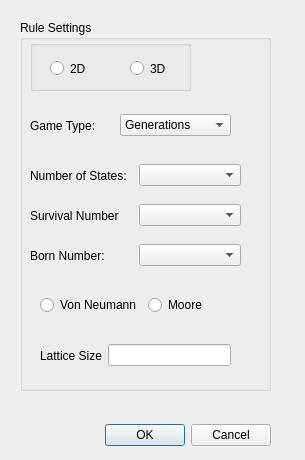
<?xml version="1.0" encoding="UTF-8"?>
<ui version="4.0">
 <class>Dialog</class>
 <widget class="QDialog" name="Dialog">
  <property name="geometry">
   <rect>
    <x>0</x>
    <y>0</y>
    <width>305</width>
    <height>460</height>
   </rect>
  </property>
  <property name="windowTitle">
   <string>Dialog</string>
  </property>
  <widget class="QWidget" name="layoutWidget">
   <property name="geometry">
    <rect>
     <x>10</x>
     <y>420</y>
     <width>261</width>
     <height>31</height>
    </rect>
   </property>
   <layout class="QHBoxLayout">
    <property name="spacing">
     <number>6</number>
    </property>
    <property name="margin">
     <number>0</number>
    </property>
    <item>
     <spacer>
      <property name="orientation">
       <enum>Qt::Horizontal</enum>
      </property>
      <property name="sizeHint" stdset="0">
       <size>
        <width>131</width>
        <height>31</height>
       </size>
      </property>
     </spacer>
    </item>
    <item>
     <widget class="QPushButton" name="okButton">
      <property name="text">
       <string>OK</string>
      </property>
     </widget>
    </item>
    <item>
     <widget class="QPushButton" name="cancelButton">
      <property name="text">
       <string>Cancel</string>
      </property>
     </widget>
    </item>
   </layout>
  </widget>
  <widget class="QGroupBox" name="groupBox_2">
   <property name="geometry">
    <rect>
     <x>20</x>
     <y>20</y>
     <width>251</width>
     <height>371</height>
    </rect>
   </property>
   <property name="title">
    <string>Rule Settings</string>
   </property>
   <widget class="QWidget" name="horizontalLayoutWidget_8">
    <property name="geometry">
     <rect>
      <x>20</x>
      <y>270</y>
      <width>181</width>
      <height>31</height>
     </rect>
    </property>
    <layout class="QHBoxLayout" name="horizontalLayout_8">
     <item>
      <widget class="QRadioButton" name="rdoVonNeumann">
       <property name="text">
        <string>Von Neumann</string>
       </property>
      </widget>
     </item>
     <item>
      <widget class="QRadioButton" name="rdoMoore">
       <property name="text">
        <string>Moore</string>
       </property>
      </widget>
     </item>
    </layout>
   </widget>
   <widget class="QGroupBox" name="groupBox_3">
    <property name="geometry">
     <rect>
      <x>10</x>
      <y>20</y>
      <width>161</width>
      <height>51</height>
     </rect>
    </property>
    <property name="title">
     <string/>
    </property>
    <widget class="QRadioButton" name="rdo_3D">
     <property name="geometry">
      <rect>
       <x>100</x>
       <y>20</y>
       <width>82</width>
       <height>17</height>
      </rect>
     </property>
     <property name="text">
      <string>3D</string>
     </property>
    </widget>
    <widget class="QRadioButton" name="rdo_2D">
     <property name="geometry">
      <rect>
       <x>20</x>
       <y>20</y>
       <width>82</width>
       <height>17</height>
      </rect>
     </property>
     <property name="text">
      <string>2D</string>
     </property>
    </widget>
   </widget>
   <widget class="QWidget" name="horizontalLayoutWidget_9">
    <property name="geometry">
     <rect>
      <x>10</x>
      <y>140</y>
      <width>211</width>
      <height>31</height>
     </rect>
    </property>
    <layout class="QHBoxLayout" name="horizontalLayout_9">
     <item>
      <widget class="QLabel" name="label_10">
       <property name="text">
        <string>Number of States:</string>
       </property>
      </widget>
     </item>
     <item>
      <widget class="QComboBox" name="cboStates"/>
     </item>
    </layout>
   </widget>
   <widget class="QWidget" name="horizontalLayoutWidget_10">
    <property name="geometry">
     <rect>
      <x>10</x>
      <y>180</y>
      <width>211</width>
      <height>31</height>
     </rect>
    </property>
    <layout class="QHBoxLayout" name="horizontalLayout_10">
     <item>
      <widget class="QLabel" name="label_11">
       <property name="text">
        <string>Survival Number</string>
       </property>
      </widget>
     </item>
     <item>
      <widget class="QMultiComboBox" name="cboSurvStates"/>
     </item>
    </layout>
   </widget>
   <widget class="QWidget" name="horizontalLayoutWidget_11">
    <property name="geometry">
     <rect>
      <x>20</x>
      <y>320</y>
      <width>191</width>
      <height>31</height>
     </rect>
    </property>
    <layout class="QHBoxLayout" name="horizontalLayout_11">
     <item>
      <widget class="QLabel" name="label_12">
       <property name="text">
        <string>Lattice Size</string>
       </property>
      </widget>
     </item>
     <item>
      <widget class="QLineEdit" name="txtLatticeSize"/>
     </item>
    </layout>
   </widget>
   <widget class="QWidget" name="horizontalLayoutWidget_12">
    <property name="geometry">
     <rect>
      <x>10</x>
      <y>90</y>
      <width>201</width>
      <height>31</height>
     </rect>
    </property>
    <layout class="QHBoxLayout" name="horizontalLayout_12">
     <item>
      <widget class="QLabel" name="label_13">
       <property name="text">
        <string>Game Type:</string>
       </property>
      </widget>
     </item>
     <item>
      <widget class="QComboBox" name="cboGameType">
       <item>
        <property name="text">
         <string>Generations</string>
        </property>
       </item>
       <item>
        <property name="text">
         <string>Outer Totalistic</string>
        </property>
       </item>
      </widget>
     </item>
    </layout>
   </widget>
   <widget class="QWidget" name="horizontalLayoutWidget_13">
    <property name="geometry">
     <rect>
      <x>10</x>
      <y>220</y>
      <width>211</width>
      <height>31</height>
     </rect>
    </property>
    <layout class="QHBoxLayout" name="horizontalLayout_13">
     <item>
      <widget class="QLabel" name="label_14">
       <property name="text">
        <string>Born Number:</string>
       </property>
      </widget>
     </item>
     <item>
      <widget class="QMultiComboBox" name="cboBornStates"/>
     </item>
    </layout>
   </widget>
  </widget>
 </widget>
 <customwidgets>
  <customwidget>
   <class>QMultiComboBox</class>
   <extends>QComboBox</extends>
   <header>qmulticombobox.h</header>
  </customwidget>
 </customwidgets>
 <resources/>
 <connections>
  <connection>
   <sender>okButton</sender>
   <signal>clicked()</signal>
   <receiver>Dialog</receiver>
   <slot>accept()</slot>
   <hints>
    <hint type="sourcelabel">
     <x>278</x>
     <y>253</y>
    </hint>
    <hint type="destinationlabel">
     <x>96</x>
     <y>254</y>
    </hint>
   </hints>
  </connection>
  <connection>
   <sender>cancelButton</sender>
   <signal>clicked()</signal>
   <receiver>Dialog</receiver>
   <slot>reject()</slot>
   <hints>
    <hint type="sourcelabel">
     <x>369</x>
     <y>253</y>
    </hint>
    <hint type="destinationlabel">
     <x>179</x>
     <y>282</y>
    </hint>
   </hints>
  </connection>
 </connections>
</ui>
